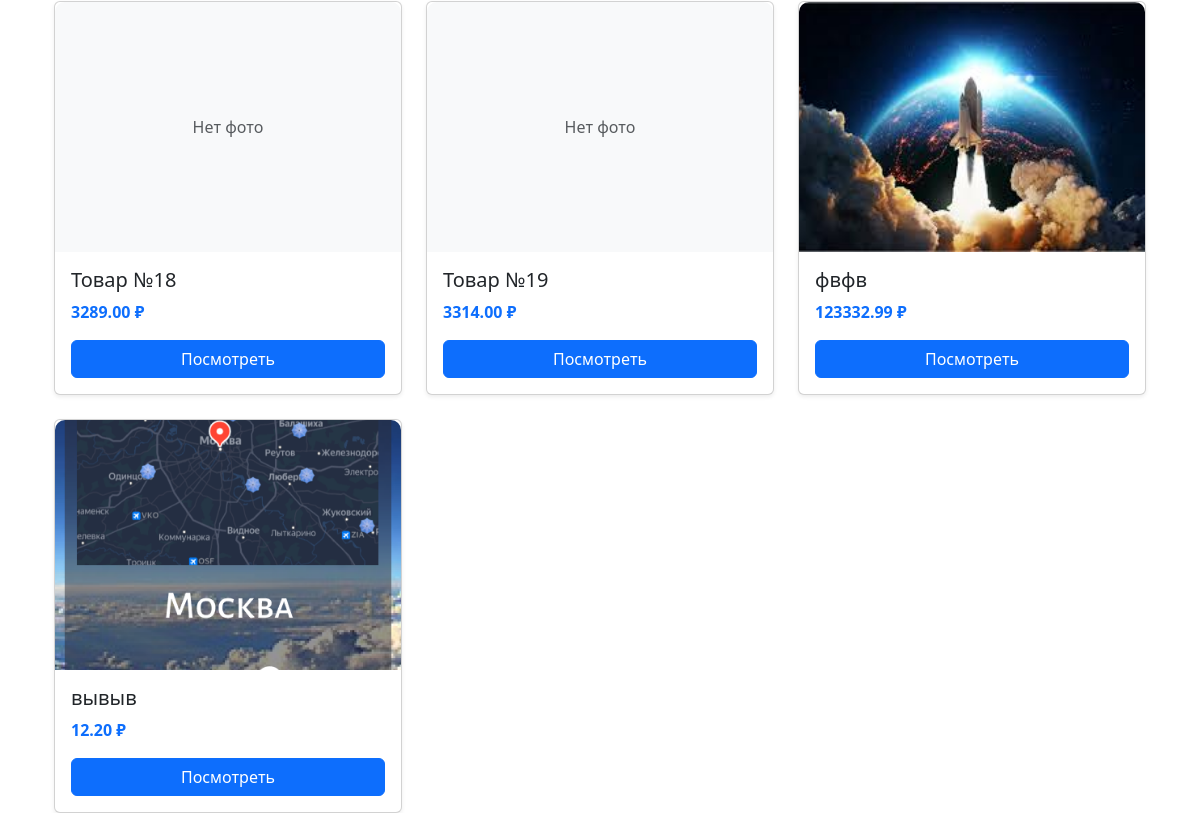
Before: / (lower part) with the older database file.
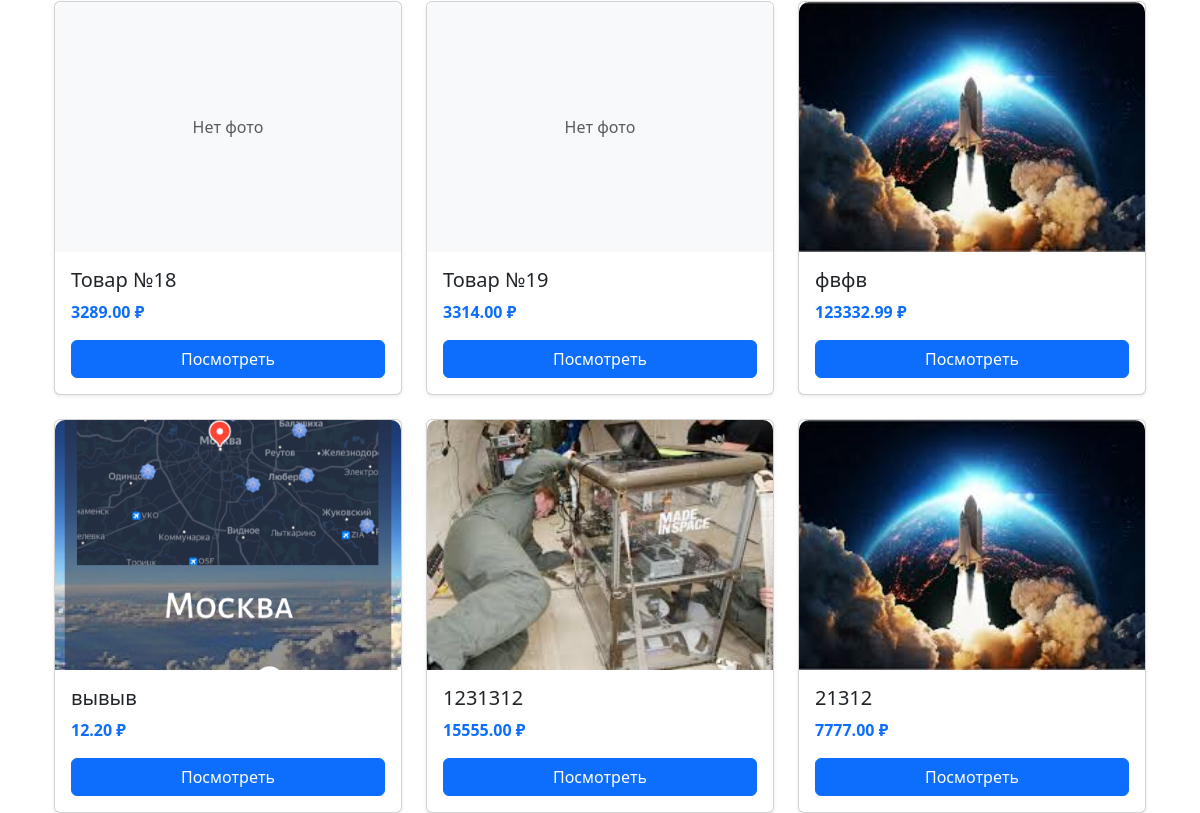
After: the same page with the newer database file.
### store/models.py (models this page shows, shortened)
class Product(models.Model):
    title = models.CharField(max_length=200)
    description = models.TextField()
    price = models.DecimalField(max_digits=10, decimal_places=2)
    category = models.ForeignKey(Category, on_delete=models.CASCADE)
    image = models.ImageField(upload_to='products/', null=True, blank=True)
    seller = models.ForeignKey(
        User,
        on_delete=models.SET_NULL,
        null=True,
        blank=True,
        verbose_name="Продавец"
    )

### store/views.py (the view)
# urls.py: path('', index, name='index'),
def index(request, category_slug=None):
    products = Product.objects.all()
    query = request.GET.get('search')
    if query:
        products = products.filter(title__icontains=query)
    if category_slug:
        category = get_object_or_404(Category, slug=category_slug)
        products = products.filter(category=category)
    context = {'products': products, 'query': query}
    return render(request, 'index.html', context)

### store/context_processors.py (called while the page is built)
def cart_status(request):
    categories = Category.objects.all() # Получаем все категории
    if request.user.is_authenticated:
        order, created = Order.objects.get_or_create(customer=request.user, complete=False)
        cart_total = order.get_cart_items
    else:
        cart_total = 0
    return {
        'cart_total': cart_total,
        'all_categories': categories # Теперь категории доступны везде
    }

### templates/index.html (shortened to what this page needs)
{% extends 'base.html' %}
{% block content %}
<div class="container">
    <div class="row row-cols-1 row-cols-md-3 g-4">
        {% for product in products %}
        <div class="col">
            <div class="card h-100 shadow-sm">
                {% if product.image %}
                    <img src="{{ product.image.url }}"
                         alt="{{ product.title }}"
                         class="card-img-top"
                         style="width: 100%; height: 250px; object-fit: cover; border-top-left-radius: 10px; border-top-right-radius: 10px;">
                {% else %}
                    <div class="bg-light text-center d-flex align-items-center justify-content-center"
                         style="height: 250px; border-top-left-radius: 10px; border-top-right-radius: 10px;">
                        <span class="text-muted">Нет фото</span>
                    </div>
                {% endif %}
                <div class="card-body d-flex flex-column">
                    <h5 class="card-title">{{ product.title }}</h5>
                    <p class="card-text text-primary fw-bold">{{ product.price }} ₽</p>
                    <a href="{% url 'product_detail' pk=product.pk %}" class="btn btn-primary mt-auto">Посмотреть</a>
                </div>
            </div>
        </div>
        {% endfor %}
    </div>
</div>
{% endblock %}

### templates/base.html (shortened to what this page needs)
<!DOCTYPE html>
<html lang="ru">
<head>
    <link href="https://cdn.jsdelivr.net/npm/bootstrap@5.3.0/dist/css/bootstrap.min.css" rel="stylesheet">
</head>
<body>
    <main class="container mt-4">
        {% block content %}{% endblock %}
    </main>
</body>
</html>

Changed rows visible on the page:
added Product: image (picture), title "1231312", price "15555.00"
added Product: image (picture), title "21312", price "7777.00"
